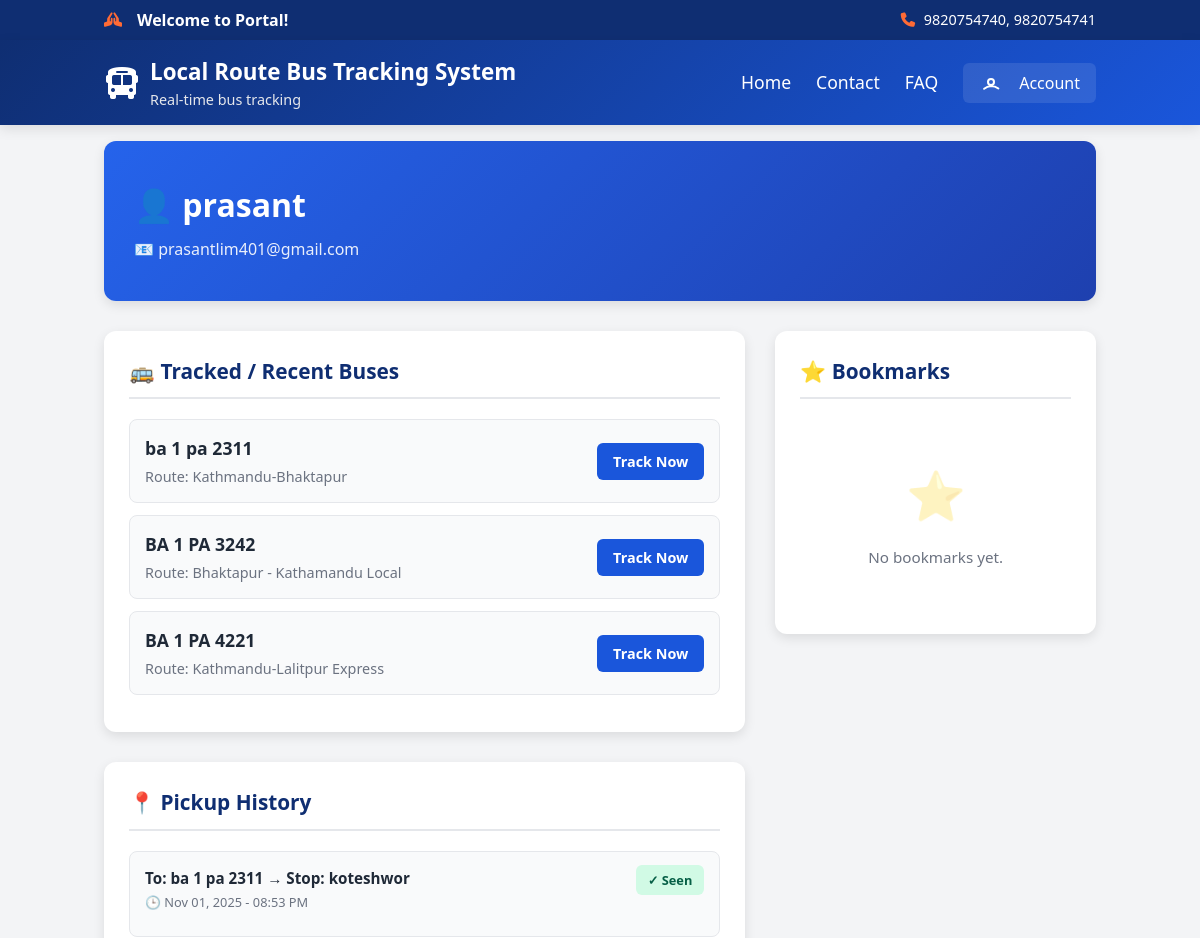
The app's page /user/profile/17/ (upper part), older data.
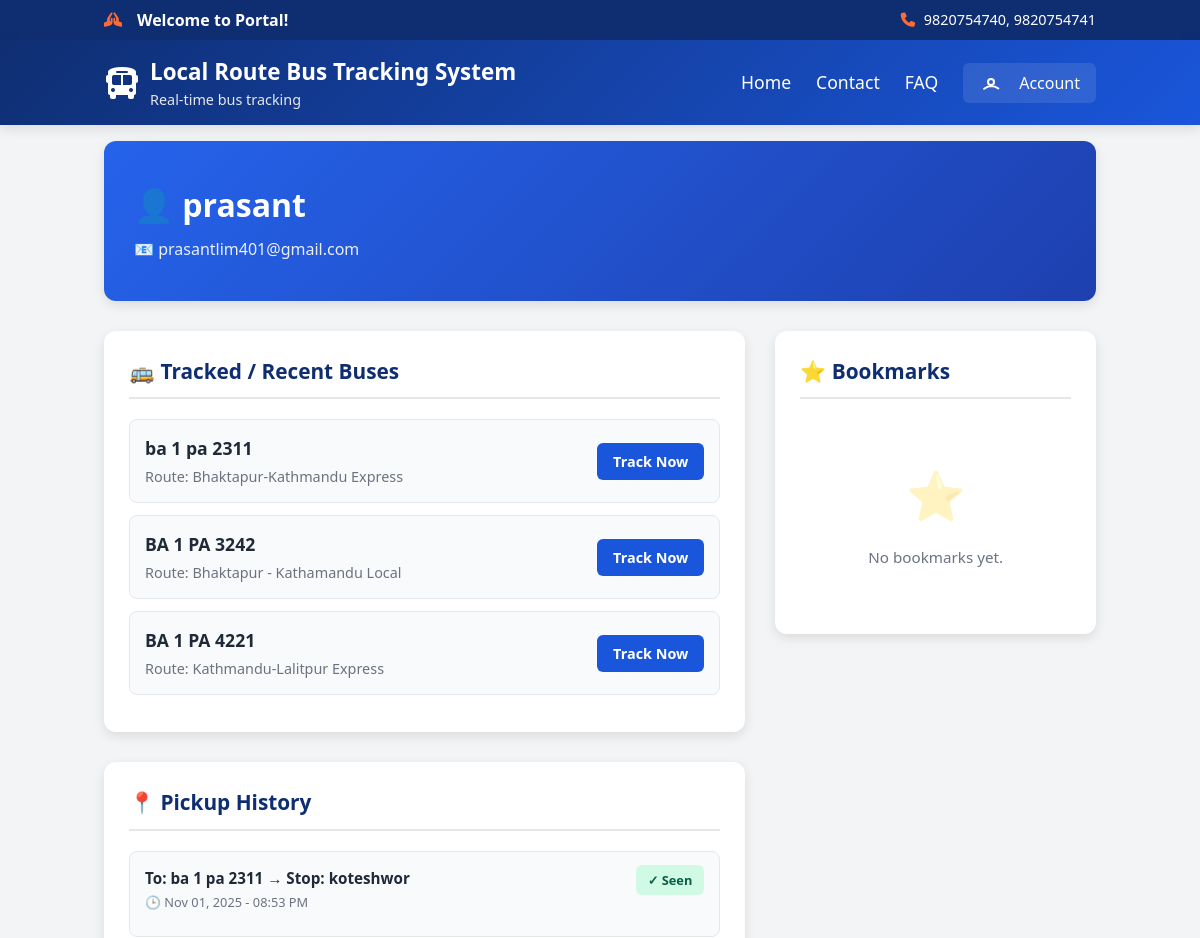
The same page, newer data.
### core/models.py (models this page shows, shortened)
class Bus(models.Model):
    number_plate = models.CharField(max_length=50)
    total_seats = models.PositiveIntegerField(default=25)
    driver = models.ForeignKey(Driver, on_delete=models.CASCADE, related_name='buses')
    route = models.ForeignKey('BusRoute', on_delete=models.PROTECT, related_name='buses')
    current_lat = models.FloatField(null=True, blank=True)
    current_lng = models.FloatField(null=True, blank=True)
    eta_seconds = models.IntegerField(null=True, blank=True)
    eta_smoothed_seconds = models.FloatField(null=True, blank=True)
    eta_passed_counter = models.IntegerField(default=0)
    eta_updated_at = models.DateTimeField(null=True, blank=True)
    nearest_stop_index = models.IntegerField(null=True, blank=True)

class BusRoute(models.Model):
    name = models.CharField(max_length=100, unique=True)
    stops = models.ManyToManyField('Stop', through='RouteStop', related_name='routes')
    is_active = models.BooleanField(default=False)
    polyline = models.TextField(null=True, blank=True)
    route_length_m = models.FloatField(null=True, blank=True)
    reverse_route = models.ForeignKey(
        'self',
        on_delete=models.SET_NULL,
        null=True,
        blank=True,
        related_name='forward_route',
        help_text="The reverse direction of this route"
    )

### core/views.py (the view)
# urls.py: path('user/profile/<int:user_id>/', views.user_profile, name='user_profile'),
def user_profile(request, user_id):
    try:
        profile_user = User.objects.get(id=user_id)
        pickups = PickupRequest.objects.filter(user=profile_user).order_by('-created_at')[:200]
        bookmarks = Bookmark.objects.filter(user=profile_user).select_related('bus').order_by('-created_at')[:200]
        tracked = []
        seen = set()
        for p in pickups:
            if p.bus and p.bus.id not in seen:
                tracked.append(p.bus)
                seen.add(p.bus.id)
        for b in bookmarks:
            if b.bus and b.bus.id not in seen:
                tracked.append(b.bus)
                seen.add(b.bus.id)
        context = {
            'profile_user': profile_user,
            'pickups': pickups,
            'bookmarks': bookmarks,
            'tracked_buses': tracked,
        }
        return render(request, 'user/profile.html', context)
    except User.DoesNotExist:
        return render(request, 'user/profile.html', {'profile_user': None})

### core/templates/user/profile.html (shortened to what the changed rows need)
{% extends 'base.html' %}
{% load static %}
{% block content %}
{% if profile_user %}
        <div class="profile-header">
            <div class="profile-info">
                <div class="user-details">
                    <h2>👤 {{ profile_user.username }}</h2>
                </div>
            </div>
        </div>
        <div class="profile-grid">
            <div>
                <div class="section-card">
                    {% if tracked_buses %}
                        <ul class="bus-list">
                            {% for bus in tracked_buses %}
                                <li class="bus-item">
                                    <div class="bus-item-content">
                                        <div>
                                            <div class="bus-number">{{ bus.number_plate }}</div>
                                            <div class="bus-route">
                                                Route: {% if bus.route %}{{ bus.route.name }}{% else %}—{% endif %}
                                            </div>
                                        </div>
                                        <a href="{% url 'track_bus' bus.id %}" class="track-btn">
                                            Track Now
                                        </a>
                                    </div>
                                </li>
                            {% endfor %}
                        </ul>
                    {% else %}
                        <div class="empty-state">
                            <div class="empty-state-icon">🚌</div>
                            <p class="empty-state-text">No recent tracked buses.</p>
                        </div>
                    {% endif %}
                </div>
            </div>
        </div>
{% endif %}
{% endblock %}

Row changes from the older to the newer data that the page shows:
changed Bus "ba 1 pa 2311": route.name "Kathmandu-Bhaktapur" → "Bhaktapur-Kathmandu Express"
